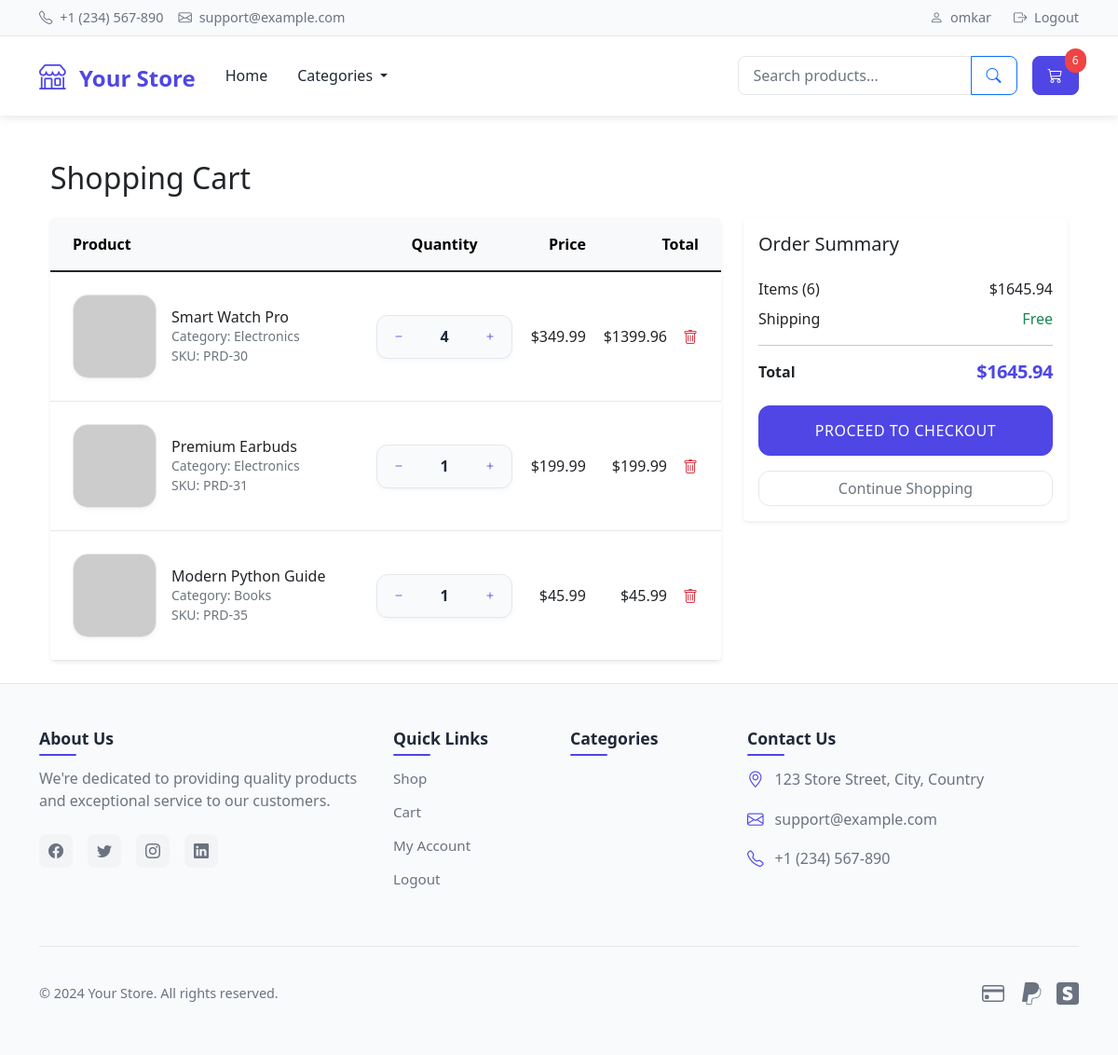
The page /cart/ (signed in) on the database as committed earlier.
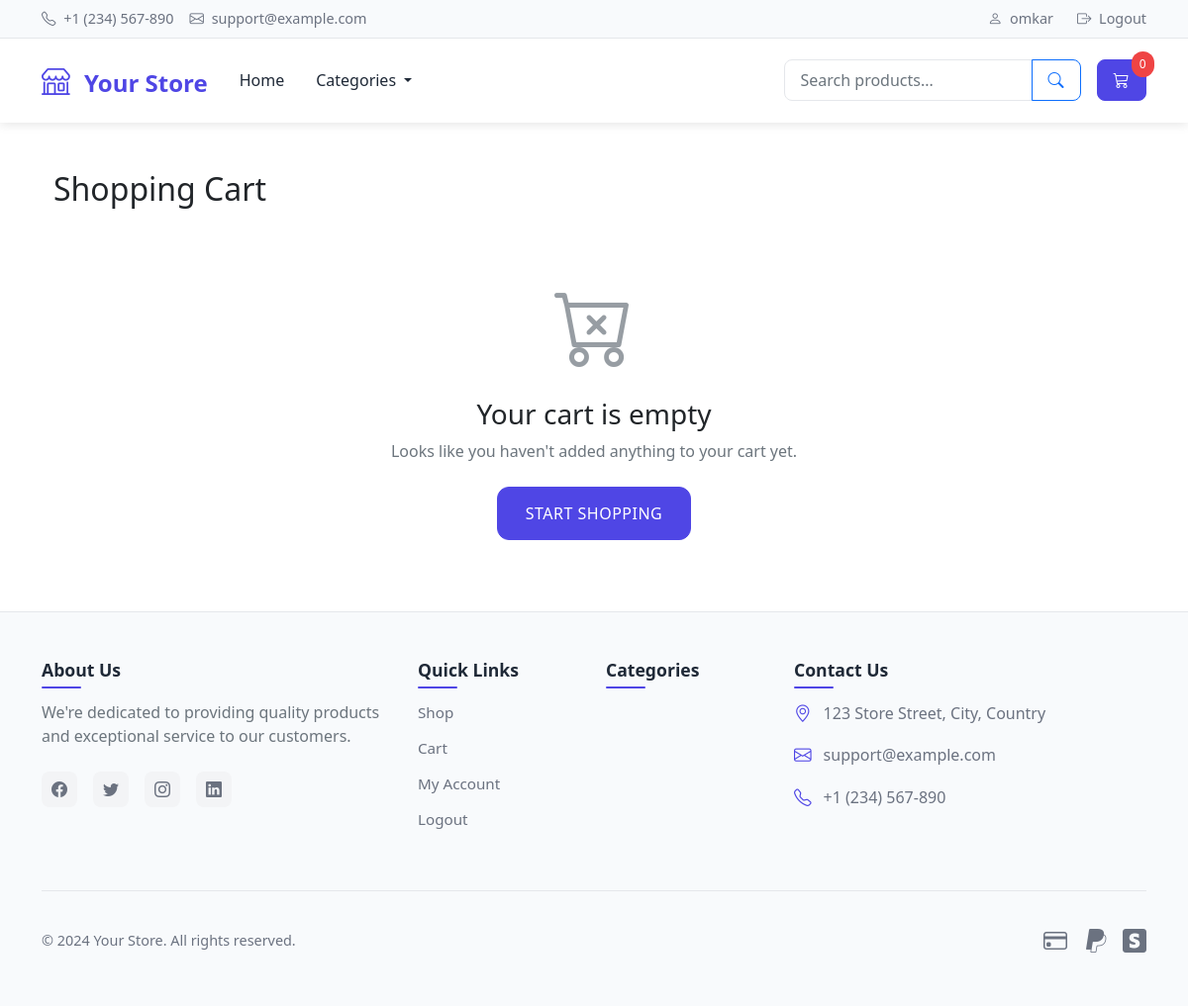
The same page on the database as committed later.
### store/models.py (models this page shows, shortened)
class CartItem(models.Model):
    cart = models.ForeignKey(Cart, on_delete=models.CASCADE)
    product = models.ForeignKey(Product, on_delete=models.CASCADE)
    quantity = models.IntegerField(default=1)
    @property
    def total_price(self):
        return self.quantity * self.product.price

class Product(models.Model):
    name = models.CharField(max_length=200)
    description = models.TextField()
    price = models.DecimalField(max_digits=10, decimal_places=2)
    category = models.ForeignKey(Category, on_delete=models.CASCADE)
    image = models.ImageField(upload_to='products/', blank=True)
    image_url = models.URLField(blank=True)
    stock = models.IntegerField(default=0)
    available = models.BooleanField(default=True)
    created = models.DateTimeField(auto_now_add=True)
    updated = models.DateTimeField(auto_now=True)

class Category(models.Model):
    name = models.CharField(max_length=100)
    description = models.TextField(blank=True)
    class Meta:
        verbose_name_plural = 'Categories'

### store/views.py (the view)
# urls.py: path('cart/', views.cart, name='cart'),
@login_required
def cart(request):
    try:
        cart = Cart.objects.get(user=request.user)
        cart_items = CartItem.objects.filter(cart=cart)
        total = sum(item.total_price for item in cart_items)
        cart_count = sum(item.quantity for item in cart_items)
        remaining_amount = 50 - total if total < 50 else 0
    except Cart.DoesNotExist:
        cart_items = []
        total = 0
        cart_count = 0
        remaining_amount = 50
    return render(request, 'store/cart.html', {
        'cart_items': cart_items,
        'total': total,
        'cart_count': cart_count,
        'remaining_amount': remaining_amount
    })

### store/templates/store/cart.html (shortened to what the changed rows need)
{% extends 'store/base.html' %} {% block content %}
<div class="container py-4">
  <h2 class="mb-4">Shopping Cart</h2>
  {% if cart_items %}
  <div class="row">
    <div class="col-md-8">
      <div class="card shadow-sm rounded-3 border-0">
        <div class="card-body p-0">
          <div class="table-responsive">
            <table class="table table-hover align-middle mb-0">
              <thead>
                <tr class="table-light">
                  <th class="ps-4 py-3">Product</th>
                  <th class="text-center py-3">Quantity</th>
                  <th class="text-end py-3">Price</th>
                  <th class="text-end pe-4 py-3">Total</th>
                </tr>
              </thead>
              <tbody>
                {% for item in cart_items %}
                <tr>
                  <td class="ps-4">
                    <div class="d-flex align-items-center gap-3">
                      <div class="cart-item-image">
                        {% if item.product.image %}
                        <img
                          src="{{ item.product.image.url }}"
                          alt="{{ item.product.name }}"
                          class="rounded-3"
                        />
                        {% elif item.product.image_url %}
                        <img
                          src="{{ item.product.image_url }}"
                          alt="{{ item.product.name }}"
                          class="rounded-3"
                        />
                        {% endif %}
                      </div>
                      <div>
                        <h6 class="mb-0">{{ item.product.name }}</h6>
                        <small class="text-muted d-block">
                          Category: {{ item.product.category.name }}
                        </small>
                        <small class="text-muted d-block">
                          SKU: PRD-{{ item.product.id }}
                        </small>
                      </div>
                    </div>
                  </td>
                  <td class="text-center">
                    <form
                      method="post"
                      action="{% url 'update_cart' item.id %}"
                      class="d-inline quantity-form"
                    >
                      <div class="quantity-controls">
                        <button
                          type="submit"
                          name="action"
                          value="decrement"
                          class="btn btn-outline-secondary btn-sm"
                        >
                          <i class="bi bi-dash"></i>
                        </button>
                        <span class="quantity">{{ item.quantity }}</span>
                        <button
                          type="submit"
                          name="action"
                          value="increment"
                          class="btn btn-outline-secondary btn-sm"
                        >
                          <i class="bi bi-plus"></i>
                        </button>
                      </div>
                    </form>
                  </td>
                  <td class="text-end">${{ item.product.price }}</td>
                  <td class="text-end pe-4">
                    <div class="d-flex justify-content-end align-items-center">
                      <span class="me-3">${{ item.total_price }}</span>
                      <form
                        method="post"
                        action="{% url 'update_cart' item.id %}"
                        class="d-inline"
                      >
                        <button
                          type="submit"
                          name="action"
                          value="remove"
                          class="btn btn-link text-danger p-0"
                          title="Remove item"
                        >
                          <i class="bi bi-trash"></i>
                        </button>
                      </form>
                    </div>
                  </td>
                </tr>
                {% endfor %}
              </tbody>
            </table>
          </div>
        </div>
      </div>
    </div>
    <div class="col-md-4">
      <div class="card shadow-sm rounded-3 border-0">
        <div class="card-body">
          <h5 class="card-title mb-4">Order Summary</h5>
          <div class="d-flex justify-content-between mb-2">
            <span>Items ({{ cart_count }})</span>
            <span>${{ total }}</span>
          </div>
          <div class="d-flex justify-content-between mb-2">
            <span>Shipping</span>
            <span class="text-success">Free</span>
          </div>
          <hr />
          <div class="d-flex justify-content-between mb-4">
            <strong>Total</strong>
            <strong class="text-primary h5 mb-0">${{ total }}</strong>
          </div>
          <a href="{% url 'checkout' %}" class="btn btn-primary w-100 mb-3">
            Proceed to Checkout
          </a>
          <a href="{% url 'shop' %}" class="btn btn-outline-secondary w-100">
            Continue Shopping
          </a>
        </div>
      </div>
    </div>
  </div>
  {% else %}
  <div class="text-center py-5">
    <div class="mb-4">
      <i class="bi bi-cart-x display-1 text-muted"></i>
    </div>
    <h3>Your cart is empty</h3>
    <p class="text-muted mb-4">
      Looks like you haven't added anything to your cart yet.
    </p>
    <a href="{% url 'shop' %}" class="btn btn-primary">Start Shopping</a>
  </div>
  {% endif %}
</div>
{% endblock %}

### store/templates/store/base.html (shortened to what the changed rows need)
<!DOCTYPE html>
<html>
  <head>
    <link
      href="https://cdn.jsdelivr.net/npm/bootstrap@5.1.3/dist/css/bootstrap.min.css"
      rel="stylesheet"
    />
    <link
      rel="stylesheet"
      href="https://cdn.jsdelivr.net/npm/bootstrap-icons@1.8.1/font/bootstrap-icons.css"
    />
  </head>
  <body>
    <header class="header">
      <nav class="navbar navbar-expand-lg">
        <div class="container">
          <div class="collapse navbar-collapse" id="navbarMain">
            <div class="nav-cart">
              <a href="{% url 'cart' %}" class="btn btn-primary">
                <i class="bi bi-cart3"></i>
                <span class="cart-count">{{ cart_count|default:'0' }}</span>
              </a>
            </div>
          </div>
        </div>
      </nav>
    </header>
    <div class="container mt-4">{% block content %} {% endblock %}</div>
  </body>
</html>

Rows that differ between the two databases and show on the page:
removed CartItem: product.name "Smart Watch Pro", product.category.name "Electronics", product.id "30", quantity "4", product.price "349.99", total_price "1399.96"
removed CartItem: product.name "Premium Earbuds", product.category.name "Electronics", product.id "31", quantity "1", product.price "199.99", total_price "199.99"
removed CartItem: product.name "Modern Python Guide", product.category.name "Books", product.id "35", quantity "1", product.price "45.99", total_price "45.99"
Other text that changed with them:
{{ cart_count|default:'0' }}: "6" → "0"
{{ cart_count }}: "6" → (not shown)
{{ total }}: "1645.94" → (not shown)
text no longer shown: "Product Quantity Price Total Order Summary Items ( ) $ Shipping Free Total $ PROCEED TO CHECKOUT Continue Shopping"
text now shown: "Your cart is empty Looks like you haven't added anything to your cart yet. START SHOPPING"
